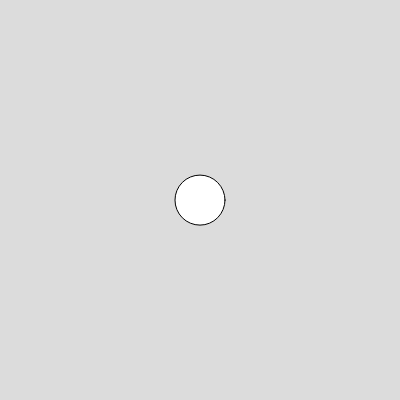
Frame 1 (no input)
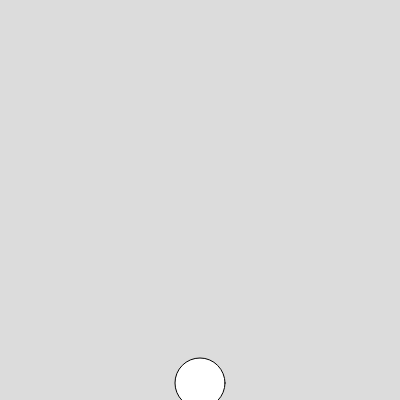
Frame 60 (no input)
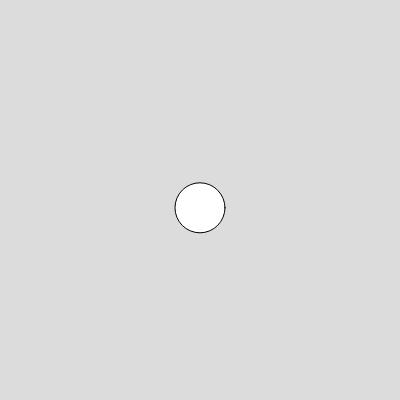
Frame 120 (the mouse pressed at the canvas centre since frame 60)

The p5.js sketch that drew these frames (run headless with seeded random() and noise() and a simulated clock; from frame 60 on, the mouse is pressed at the canvas centre):

// p5.js sketch
// ── sketch.js
let loc;
let vel;
let accel;

function setup() {
  createCanvas(400, 400);
  loc = createVector(width / 2, height / 2);
  vel = createVector(0, 0);
  accel = createVector(.0, .1);
}

function draw() {
  background(220);
  vel.add(accel);
  vel.limit(20);
  loc.add(vel);
  ellipse(loc.x, loc.y, 50, 50);

  if (loc.x >= width || loc.x <= 0) vel.x = vel.x * -1;
  if (loc.y >= height || loc.y <= 0) vel.y = vel.y * -1;
}
